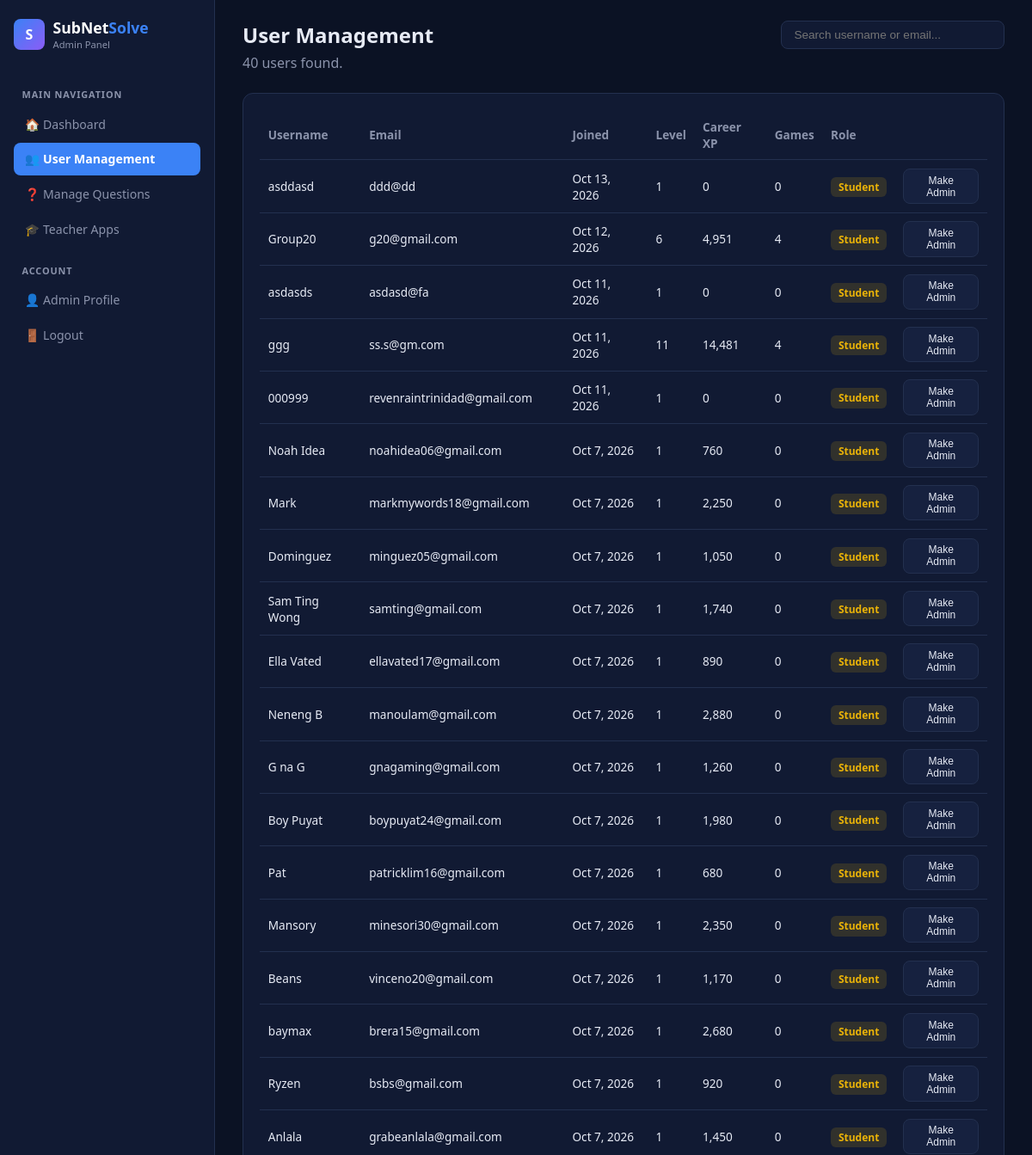
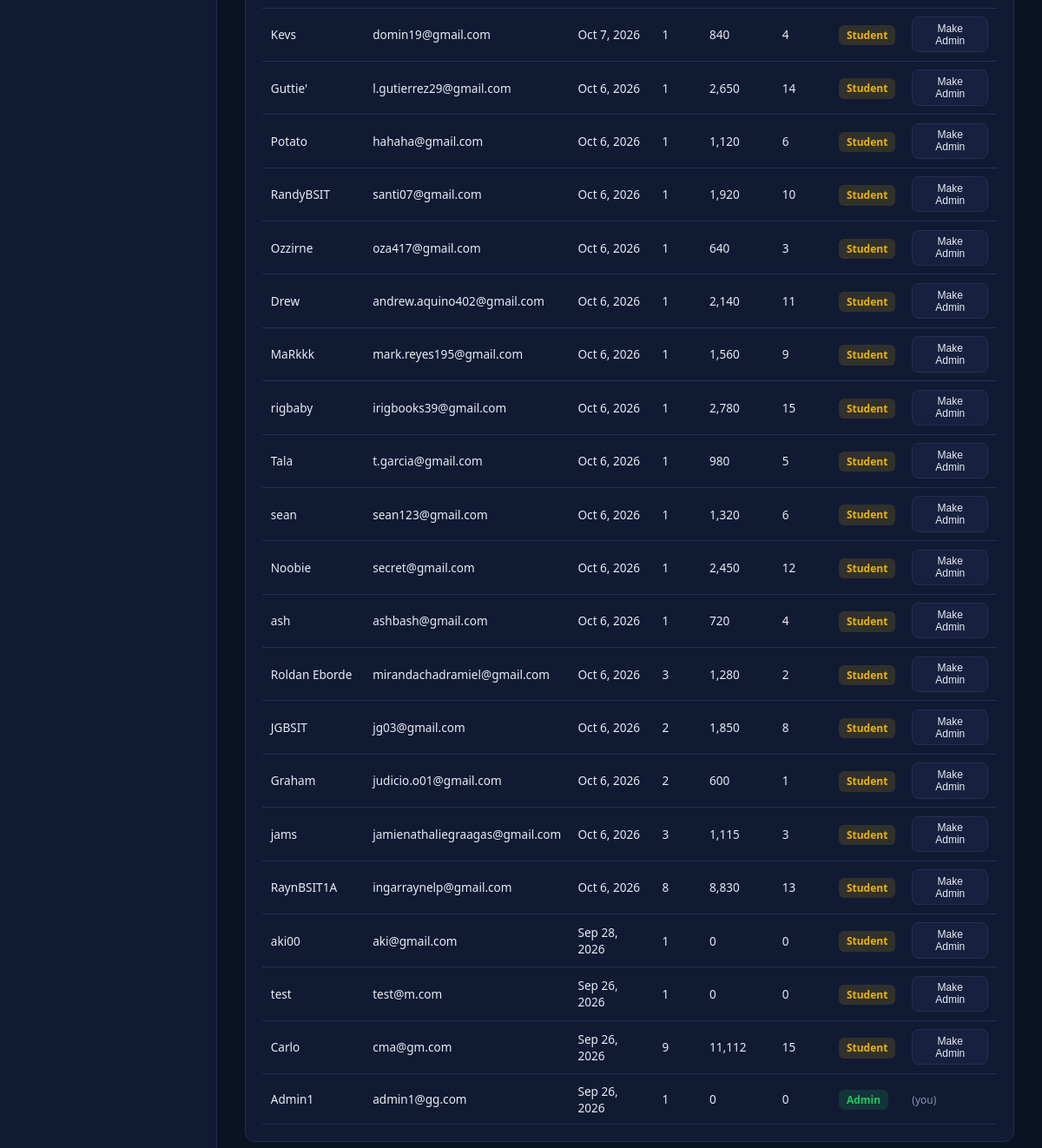
The app's page /admin/reports.php (signed in), older data (2 pictures, top to bottom).
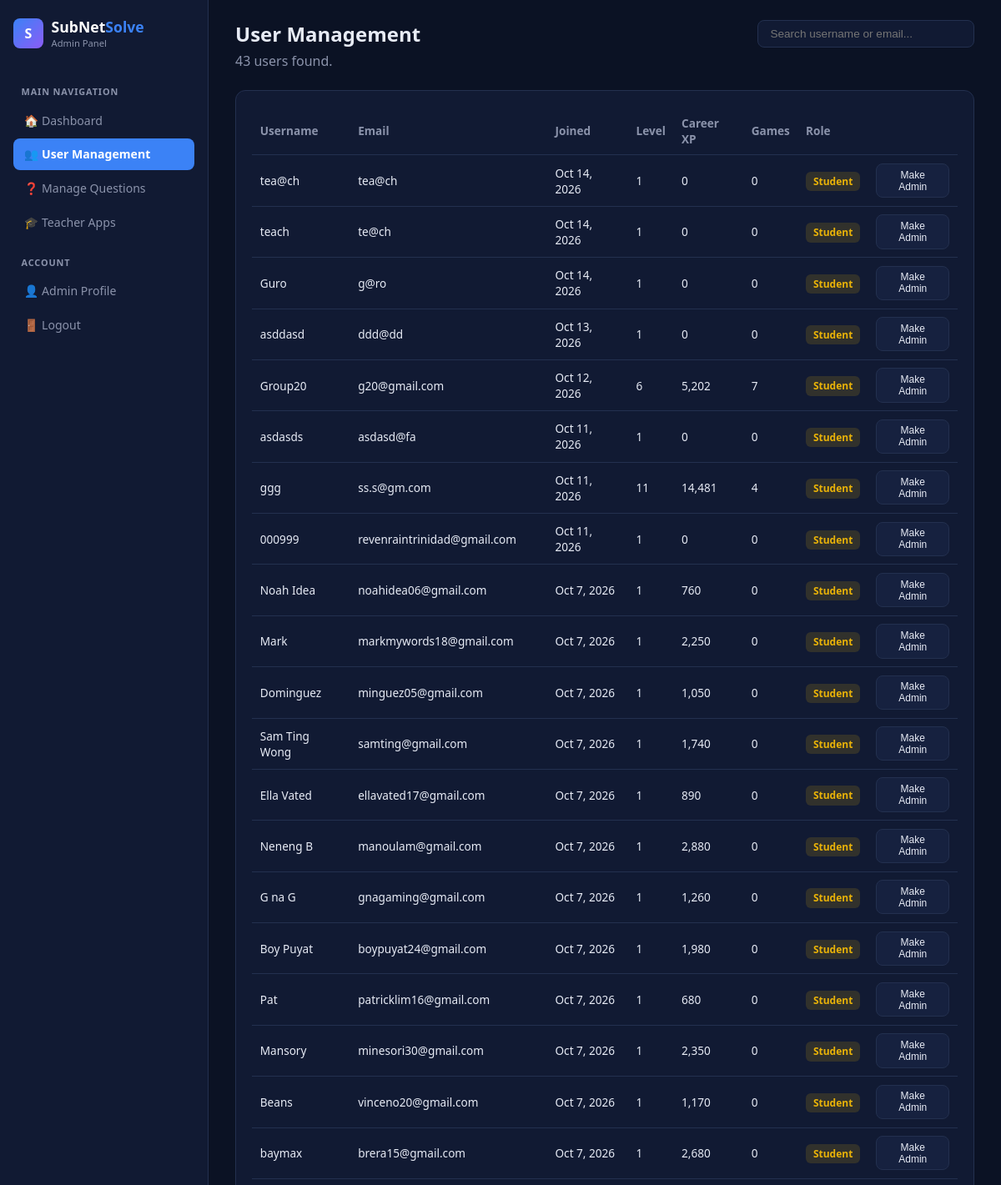
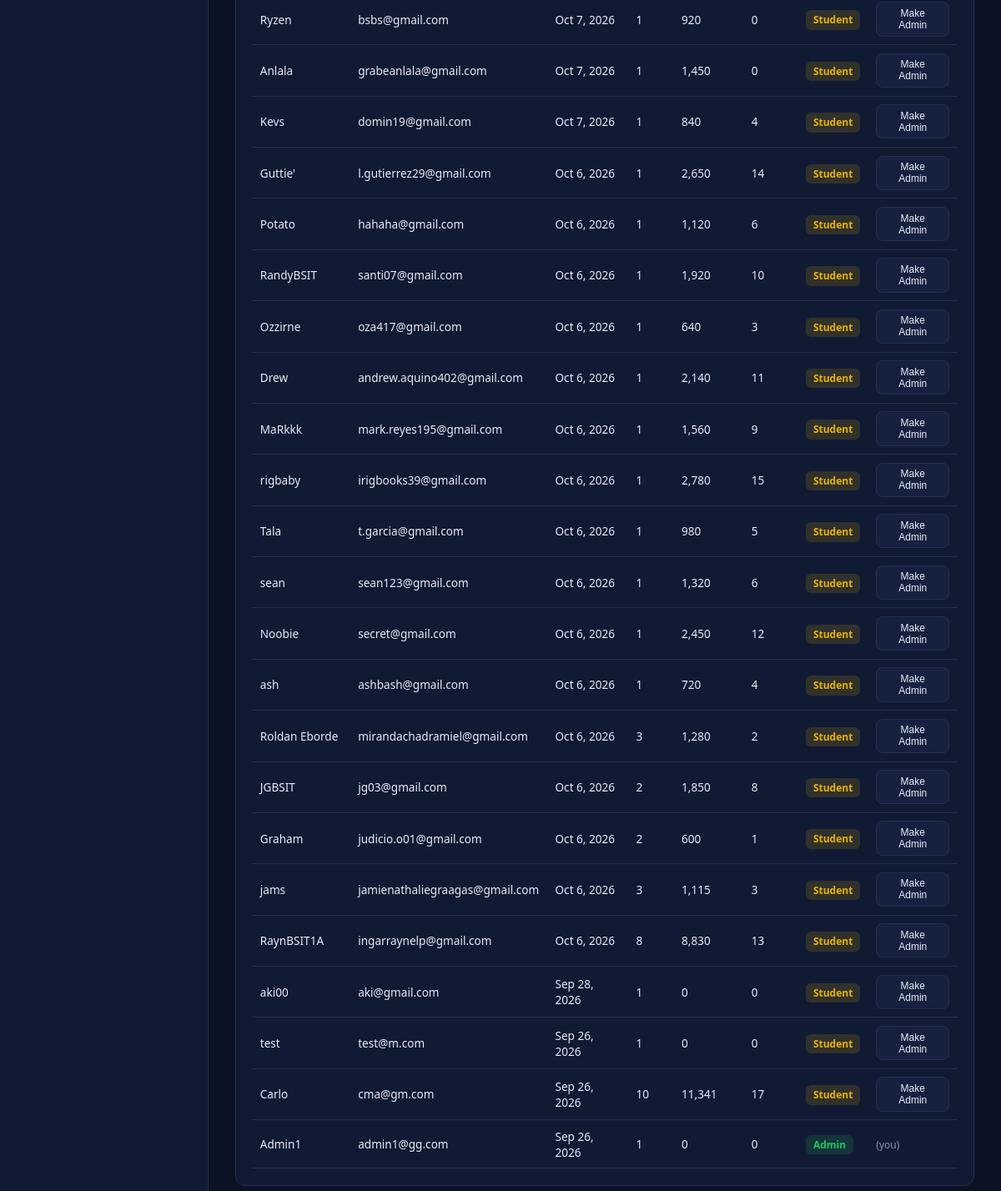
The same page, newer data (2 pictures, top to bottom).
### tables this page shows
CREATE TABLE `user_progress` (
  `user_id` int(11) NOT NULL,
  `level` int(11) NOT NULL DEFAULT 1,
  `career_xp` int(11) NOT NULL DEFAULT 0,
  `total_xp` int(11) NOT NULL DEFAULT 0,
  `xp_to_next_level` int(11) NOT NULL DEFAULT 500,
  `lessons_completed` int(11) NOT NULL DEFAULT 0,
  `quizzes_completed` int(11) NOT NULL DEFAULT 0,
  `total_correct` int(11) NOT NULL DEFAULT 0,
  `total_wrong` int(11) NOT NULL DEFAULT 0,
  `current_streak` int(11) NOT NULL DEFAULT 0,
  `last_activity_date` date DEFAULT NULL,
  `last_daily_challenge_date` date DEFAULT NULL
);

CREATE TABLE `users` (
  `id` int(11) NOT NULL,
  `username` varchar(50) NOT NULL,
  `email` varchar(100) NOT NULL,
  `password` varchar(255) NOT NULL,
  `avatar` varchar(30) NOT NULL DEFAULT 'fox',
  `is_admin` tinyint(1) NOT NULL DEFAULT 0,
  `created_at` datetime NOT NULL,
  `is_teacher` tinyint(1) DEFAULT 0,
  `teacher_status` enum('none','pending','approved','rejected') DEFAULT 'none'
);

### admin/reports.php (the view, shortened to what this page needs)
<?php
require "../config.php";
$myId = $_SESSION["user_id"];
$search = trim($_GET["q"] ?? "");
$where = $search !== "" ? "WHERE u.username LIKE '%" . mysqli_real_escape_string($conn, $search) . "%' OR u.email LIKE '%" . mysqli_real_escape_string($conn, $search) . "%'" : "";
$result = mysqli_query($conn, "SELECT u.id, u.username, u.email, u.is_admin, u.created_at, up.level, up.career_xp, up.quizzes_completed
    FROM users u LEFT JOIN user_progress up ON up.user_id = u.id
    $where ORDER BY u.created_at DESC LIMIT 200");
$users = mysqli_fetch_all($result, MYSQLI_ASSOC);
?>
<!DOCTYPE html>
<html lang="en">
<head>
    <link rel="stylesheet" href="../dash.css">
    <link rel="stylesheet" href="../game.css">
    <link rel="stylesheet" href="../admin.css">
</head>
<body>
<div class="admin-layout">
    <aside class="admin-sidebar">
        <div class="brand" style="margin-bottom:1.5rem;">
            <div class="logo">S</div>
            <div><h1>SubNet<span>Solve</span></h1><p>Admin Panel</p></div>
        </div>
        <div class="admin-nav-label">MAIN NAVIGATION</div>
        <a href="dashboard.php" class="admin-nav-link">🏠 Dashboard</a>
        <a href="users.php" class="admin-nav-link active">👥 User Management</a>
        <a href="manage_questions.php" class="admin-nav-link">❓ Manage Questions</a>
        <a href="teacher_applications.php" class="admin-nav-link">🎓 Teacher Apps</a>
        <div class="admin-nav-label">ACCOUNT</div>
        <a href="profile.php" class="admin-nav-link">👤 Admin Profile</a>
        <a href="../logout.php" class="admin-nav-link">🚪 Logout</a>
    </aside>
    <main class="admin-main">
        <div class="admin-topbar">
            <div>
                <h2 style="margin:0 0 0.3rem;">User Management</h2>
                <p style="color:var(--text-dim); margin:0;"><?= count($users) ?> user<?= count($users) === 1 ? "" : "s" ?> found.</p>
            </div>
            <form method="GET">
                <input type="text" name="q" value="<?= htmlspecialchars($search) ?>" placeholder="Search username or email..."
                    style="background:var(--panel); border:1px solid var(--border); color:var(--text); padding:0.5rem 0.9rem; border-radius:8px; font-size:0.85rem; width:260px;">
            </form>
        </div>
        <div class="admin-panel">
            <table class="admin-table">
                <tr><th>Username</th><th>Email</th><th>Joined</th><th>Level</th><th>Career XP</th><th>Games</th><th>Role</th><th></th></tr>
                <?php foreach ($users as $u): ?>
                    <tr>
                        <td><?= htmlspecialchars($u["username"]) ?></td>
                        <td><?= htmlspecialchars($u["email"]) ?></td>
                        <td><?= date("M j, Y", strtotime($u["created_at"])) ?></td>
                        <td><?= $u["level"] ?? "—" ?></td>
                        <td><?= number_format($u["career_xp"] ?? 0) ?></td>
                        <td><?= $u["quizzes_completed"] ?? 0 ?></td>
                        <td>
                            <?php if ($u["is_admin"]): ?>
                                <span class="status-pill in_progress">Admin</span>
                            <?php else: ?>
                                <span class="status-pill waiting">Student</span>
                            <?php endif; ?>
                        </td>
                        <td>
                            <?php if ((int) $u["id"] !== (int) $myId): ?>
                                <form method="POST" onsubmit="return confirm('<?= $u['is_admin'] ? 'Remove admin access' : 'Grant admin access' ?> for <?= htmlspecialchars($u['username']) ?>?')">
                                    <button type="submit" class="btn btn-secondary" style="padding:0.35rem 0.7rem; font-size:0.75rem;">
                                        <?= $u["is_admin"] ? "Remove Admin" : "Make Admin" ?>
                                    </button>
                                </form>
                            <?php else: ?>
                                <span style="color:var(--text-dim); font-size:0.75rem;">(you)</span>
                            <?php endif; ?>
                        </td>
                    </tr>
                <?php endforeach; ?>
            </table>
        </div>
    </main>
</div>
</body>
</html>

Row changes from the older to the newer data that the page shows:
added user_progress: user_id.username "tea@ch", user_id.email "tea@ch", user_id.created_at "Oct 14, 2026", level "1", career_xp "0", quizzes_completed "0", shows "Student", shows "Make Admin"
added user_progress: user_id.username "teach", user_id.email "te@ch", user_id.created_at "Oct 14, 2026", level "1", career_xp "0", quizzes_completed "0", shows "Student", shows "Make Admin"
added user_progress: user_id.username "Guro", user_id.email "g@ro", user_id.created_at "Oct 14, 2026", level "1", career_xp "0", quizzes_completed "0", shows "Student", shows "Make Admin"
changed user_progress "Group20": career_xp "4,951" → "5,202"; quizzes_completed "4" → "7"
changed user_progress "Carlo": level "9" → "10"; career_xp "11,112" → "11,341"; quizzes_completed "15" → "17"
Text that changed along with them:
count($users): "40" → "43"
